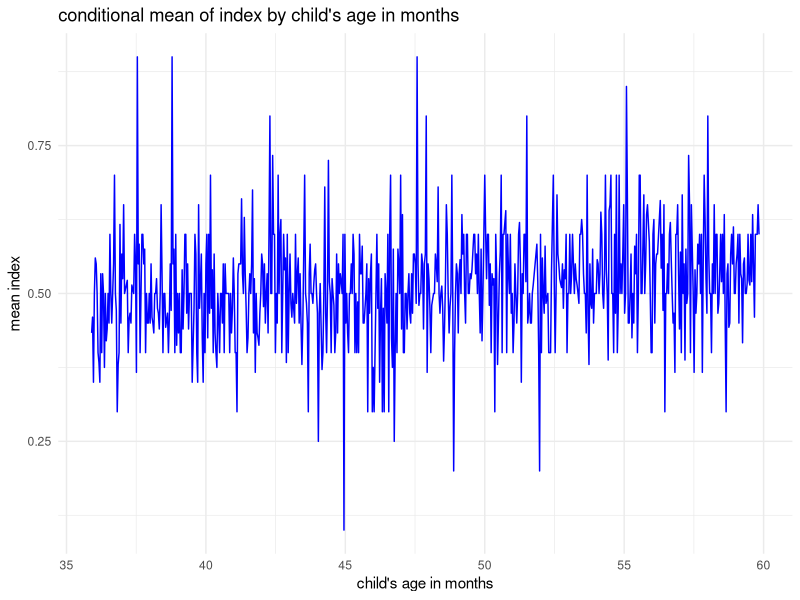

Here is the R script that generated this plot: (Note: this script raises an error after producing the figure.)

library(readxl)
library(dplyr)
library(openxlsx)
library(tidyverse)
library(psych)
library(GPArotation)
library(readr)
library(stringr)
library(lubridate)
library(dplyr)
library(ggplot2)
library(writexl)

setwd("~/GitHub/UNICEF-P3-assessment-public/01_rawdata")
column_names <- c("interview_date", "child_age_years", "child_birthday", "EC6", "EC7", 
                  "EC8", "EC9", "EC10", "EC11", "EC12", "EC13","EC14","EC15")
survey_responses <- read.csv("Zimbabwe_children_under5_interview.csv", col.names = column_names)
survey_data_clean <- survey_responses %>%
  drop_na()

survey_data_recode <- survey_data_clean %>%
  mutate(across(EC6:EC15, ~case_when(
    . == 1 ~ 1,  # Yes stays as 1
    . == 2 ~ 0,  # No becomes 0
    . == 8 ~ 0   # DK becomes 0
  )))

head(survey_data_recode)

percent_correct <- function(x) {
  mean(x == 1, na.rm = TRUE) * 100
}
summary_stats <- survey_data_recode %>%
  group_by(child_age_years) %>%
  summarise(across(EC6:EC15, percent_correct))

summary_stats

survey_data_recode <- survey_data_recode %>%
  rowwise() %>% 
  mutate(index = mean(c_across(EC6:EC15), na.rm = TRUE))

head(survey_data_recode)

summary_stats <- summary_stats %>%
  rowwise() %>% 
  mutate(index = mean(c_across(EC6:EC15), na.rm = TRUE))

summary_stats

survey_data_recode <- survey_data_recode %>%
  drop_na(child_birthday)

survey_data_recode <- survey_data_recode %>%
  mutate(interview_date = mdy(interview_date),
         child_birthday = mdy(child_birthday))


head(survey_data_recode$interview_date)
head(survey_data_recode$child_birthday)

survey_data_recode <- survey_data_recode %>%
  mutate(child_age_days = as.numeric(interview_date - child_birthday))

head(survey_data_recode$child_age_days)

survey_data_recode <- survey_data_recode %>%
  mutate(child_age_months = child_age_days / 30.5)

head(survey_data_recode$child_age_months)

summary(survey_data_recode$child_age_months)

age_index <- survey_data_recode %>%
  group_by(child_age_months) %>%
  summarise(mean_index = mean(index, na.rm = TRUE))

head(survey_data_recode)

age_index <- survey_data_recode %>%
  group_by(child_age_months) %>%
  summarise(mean_index = mean(index, na.rm = TRUE))

sum(is.na(survey_data_recode$interview_date))
sum(is.na(survey_data_recode$child_birthday))
sum(is.na(survey_data_recode$child_age_months))


ggplot(age_index, aes(x = child_age_months, y = mean_index)) +
  geom_line(color = "blue") +
  labs(title = "conditional mean of index by child's age in months",
       x = "child's age in months",
       y = "mean index") +
  theme_minimal()



survey_data_recode <- survey_data_recode %>%
  mutate(
    literacy_math = rowMeans(select(., EC6, EC7, EC8), na.rm = TRUE),
    
    physical = rowMeans(select(., EC9, EC10), na.rm = TRUE),
    
    learning = rowMeans(select(., EC11, EC12), na.rm = TRUE),
    
    socio_emotional = rowMeans(select(., EC13, EC14, EC15), na.rm = TRUE)
  )
head(survey_data_recode)

summary(survey_data_recode$literacy_math)
summary(survey_data_recode$physical)
summary(survey_data_recode$learning)
summary(survey_data_recode$socio_emotional)

age_education_summary <- survey_data_recode %>%
  group_by(child_age_months) %>%
  summarise(
    avg_literacy_math = mean(literacy_math, na.rm = TRUE),
    avg_physical = mean(physical, na.rm = TRUE),
    avg_learning = mean(learning, na.rm = TRUE),
    avg_socio_emotional = mean(socio_emotional, na.rm = TRUE)
  )

head(age_education_summary)

Q1_literacy_math <- quantile(survey_data_recode$literacy_math, 0.25, na.rm = TRUE)
Q3_literacy_math <- quantile(survey_data_recode$literacy_math, 0.75, na.rm = TRUE)
IQR_literacy_math <- Q3_literacy_math - Q1_literacy_math

lower_bound_lm <- Q1_literacy_math - 1.5 * IQR_literacy_math
upper_bound_lm <- Q3_literacy_math + 1.5 * IQR_literacy_math

Q1_physical <- quantile(survey_data_recode$physical, 0.25, na.rm = TRUE)
Q3_physical <- quantile(survey_data_recode$physical, 0.75, na.rm = TRUE)
IQR_physical <- Q3_physical - Q1_physical
lower_bound_physical <- Q1_physical - 1.5 * IQR_physical
upper_bound_physical <- Q3_physical + 1.5 * IQR_physical

Q1_learning <- quantile(survey_data_recode$learning, 0.25, na.rm = TRUE)
Q3_learning <- quantile(survey_data_recode$learning, 0.75, na.rm = TRUE)
IQR_learning <- Q3_learning - Q1_learning
lower_bound_learning <- Q1_learning - 1.5 * IQR_learning
upper_bound_learning <- Q3_learning + 1.5 * IQR_learning

Q1_socio_emotional <- quantile(survey_data_recode$socio_emotional, 0.25, na.rm = TRUE)
Q3_socio_emotional <- quantile(survey_data_recode$socio_emotional, 0.75, na.rm = TRUE)
IQR_socio_emotional <- Q3_socio_emotional - Q1_socio_emotional
lower_bound_socio_emotional <- Q1_socio_emotional - 1.5 * IQR_socio_emotional
upper_bound_socio_emotional <- Q3_socio_emotional + 1.5 * IQR_socio_emotional

survey_data_no_outliers <- survey_data_recode %>%
  filter(literacy_math >= lower_bound_lm & literacy_math <= upper_bound_lm) %>%
  filter(physical >= lower_bound_physical & physical <= upper_bound_physical) %>%
  filter(learning >= lower_bound_learning & learning <= upper_bound_learning) %>%
  filter(socio_emotional >= lower_bound_socio_emotional & socio_emotional <= upper_bound_socio_emotional)

summary(survey_data_no_outliers)

monthly_summary <- survey_data_recode %>%
  group_by(child_age_months) %>%
  summarise(
    avg_literacy_math = mean(literacy_math, na.rm = TRUE),
    avg_physical = mean(physical, na.rm = TRUE),
    avg_learning = mean(learning, na.rm = TRUE),
    avg_socio_emotional = mean(socio_emotional, na.rm = TRUE)
  )


survey_data_recode <- survey_data_recode %>%
  mutate(age_group_3months = cut(child_age_months, 
                                 breaks = seq(0, 60, by = 3), 
                                 include.lowest = TRUE, 
                                 right = FALSE, 
                                 labels = paste0(seq(0, 57, by = 3), "-", seq(3, 60, by = 3), " months")))

head(monthly_summary_3months)
